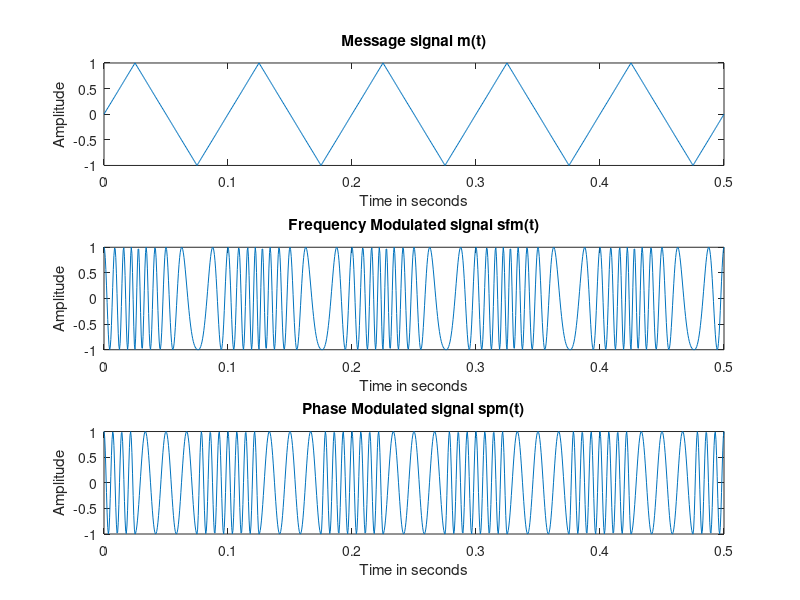
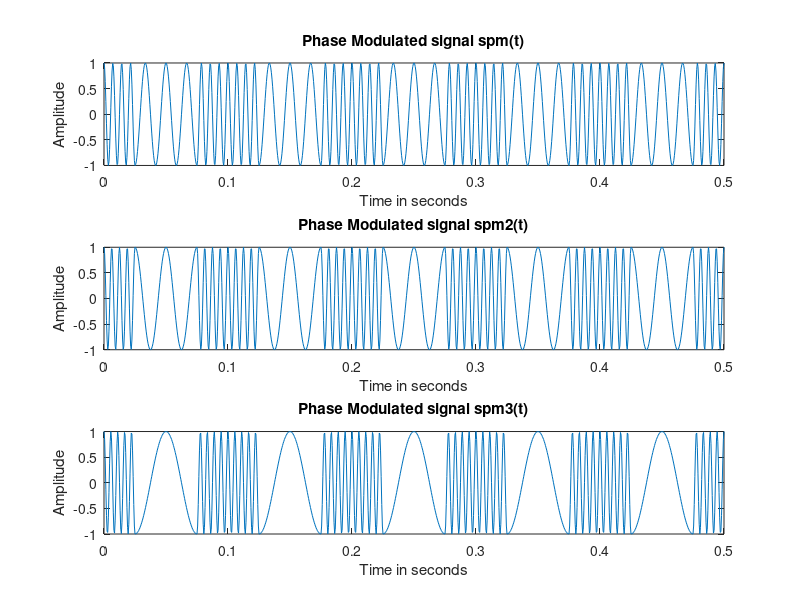
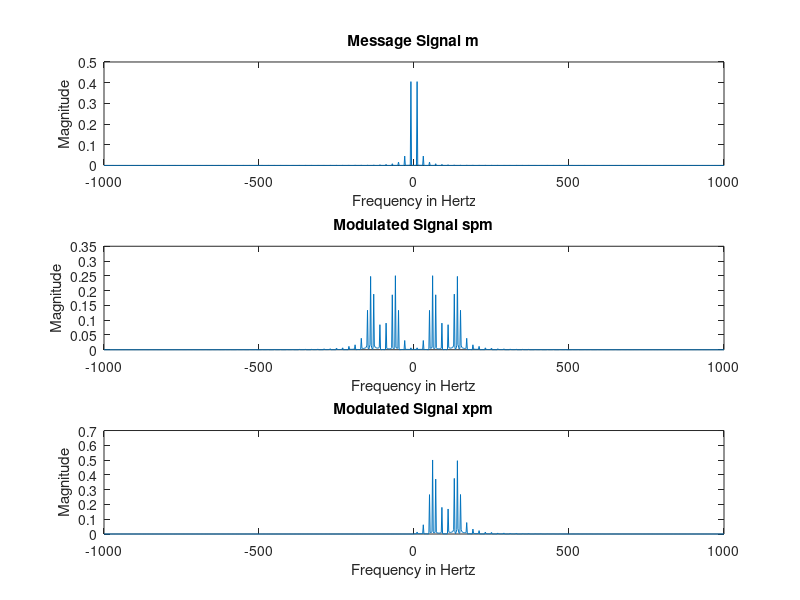
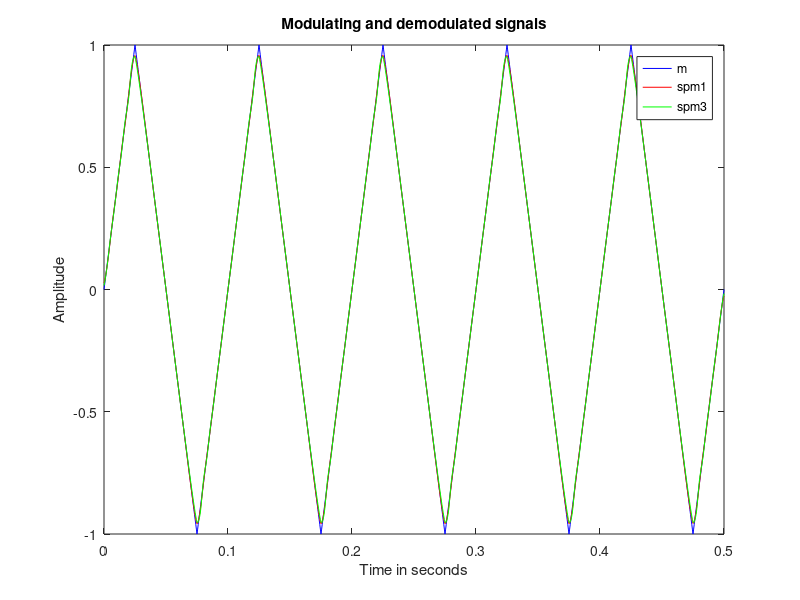

MATLAB code for these plots, in order:
close all;
clc;
clear all;
%% 2.1.a
fs=2000;
t=0:1/fs:0.5;
fm=10;
m=sawtooth(2*pi*fm*t+pi/2,0.5);
%% 2.1.b
fc=100;
kf=[80];
c=cos(2*pi*fc*t);
sfm=@(kf) cos(2*pi*fc*t+(2*pi*kf*cumsum(m)*(1/fs)));
%% 2.1.c
kp=[2*pi,3*pi,4*pi];
spm=@(kp) cos((2*pi*fc*t+kp*m));
%% 2.1.d
figure;
subplot(311);
plot(t,m);
title('Message signal m(t)');
xlabel('Time in seconds');
ylabel('Amplitude');
subplot(312);
plot(t,sfm(kf(1)));
title('Frequency Modulated signal sfm(t)');
xlabel('Time in seconds');
ylabel('Amplitude');
subplot(313);
plot(t,spm(kp(1)));
title('Phase Modulated signal spm(t)');
xlabel('Time in seconds');
ylabel('Amplitude');
%% 2.1.f
figure;
subplot(311);
plot(t,spm(kp(1)));
title('Phase Modulated signal spm(t)');
xlabel('Time in seconds');
ylabel('Amplitude');
subplot(312);
plot(t,spm(kp(2)));
title('Phase Modulated signal spm2(t)');
xlabel('Time in seconds');
ylabel('Amplitude');
subplot(313);
plot(t,spm(kp(3)));
title('Phase Modulated signal spm3(t)');
xlabel('Time in seconds');
ylabel('Amplitude');
%% 2.2.b
xpm=hilbert(spm(kp(1)));
%% 2.2.c
n=length(t);
f=linspace(-fs/2,fs/2,n);
figure;
subplot(311);
plot(f,fftshift(abs(fft(m)/n)));
title('Message Signal m');
xlabel('Frequency in Hertz');
ylabel('Magnitude');
subplot(312);
plot(f,fftshift(abs(fft(spm(kp(1))/n))));
title('Modulated Signal spm');
xlabel('Frequency in Hertz');
ylabel('Magnitude');
subplot(313);
plot(f,fftshift(abs(fft(xpm)/n)));
title('Modulated Signal xpm');
xlabel('Frequency in Hertz');
ylabel('Magnitude');
%% 2.2.d
inst_phase1 = unwrap(angle(xpm));%same as phase(xpm) function 2*pi*fc*t+kp*m
carrier = 2*pi*fc*t;
spm1=inst_phase1-carrier;
%% 2.2.e
xpm3=hilbert(spm(kp(3)));
inst_phase3 = unwrap(angle(xpm3));%same as phase(xpm3) function
spm3=inst_phase3-carrier;
%% 2.2.f
figure;
plot(t,m,'b');
title('Modulating and demodulated signals');
xlabel('Time in seconds');
ylabel('Amplitude');
hold on;
plot(t,spm1/kp(1),'r');
hold on;
plot(t,spm3/kp(3),'g');
legend('m','spm1','spm3');
hold off;
